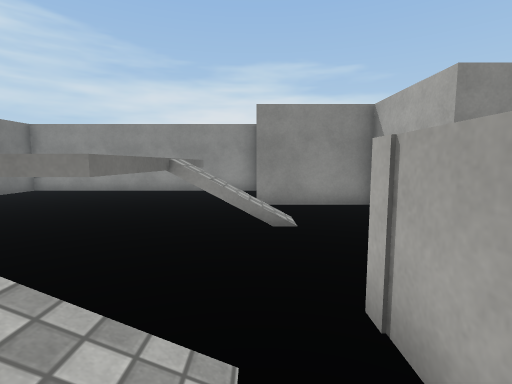
View 1 (above)

18 first-person views from a walk through a scene from a Unity 3-D project. The camera is 1.3 m above the floor, tilts 6° down and sees 85° across. The floor is counted in squares, 1 m on a side. Each view is taken from the middle of a square. On the plan, view 1 faces up. The plan holds only what a view shows up to about 13 squares ahead; the rest is blank. The place goes on beyond the plan. Surface patterns are stand-ins for the level's own textures.

View 2
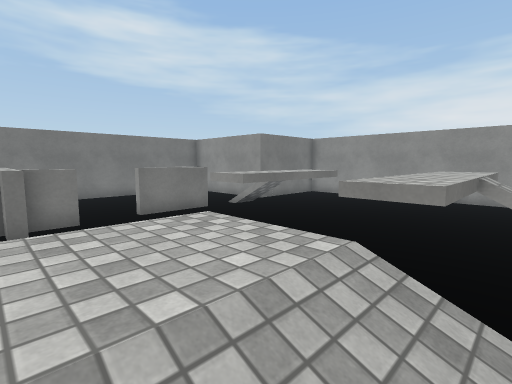

View 3
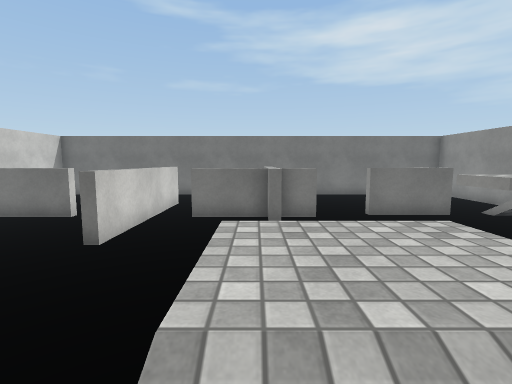

View 4
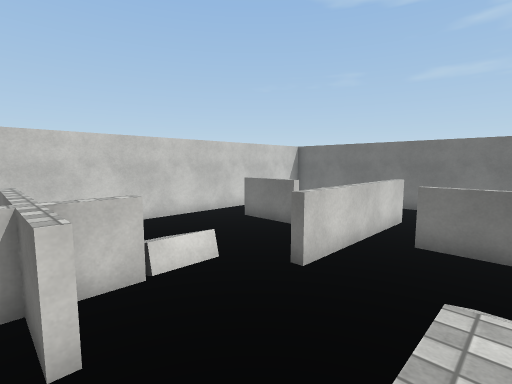

View 5
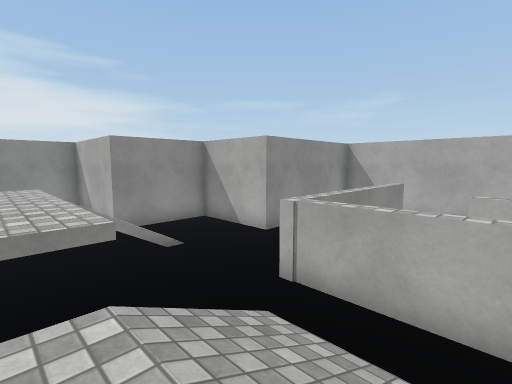

View 6
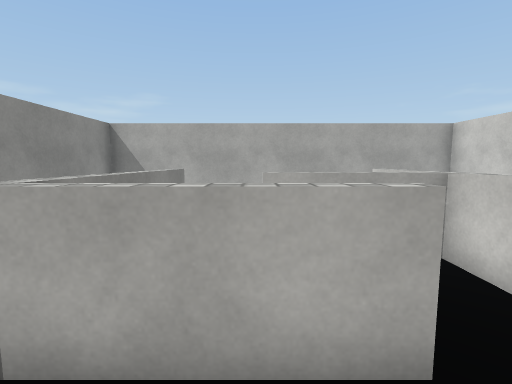

View 7
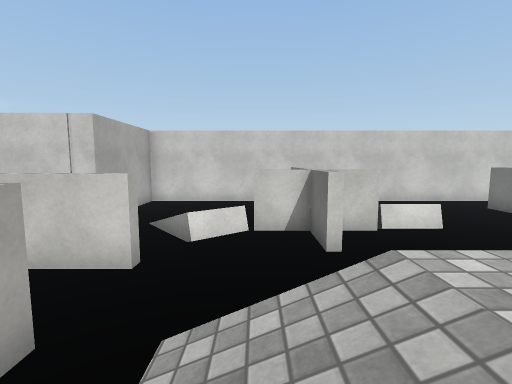

View 8
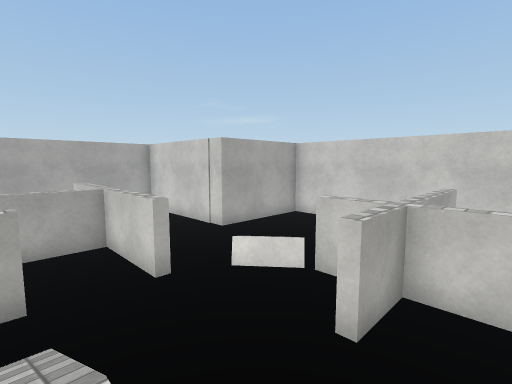

View 9
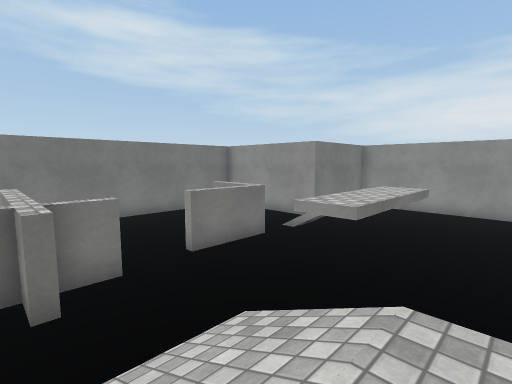

View 10
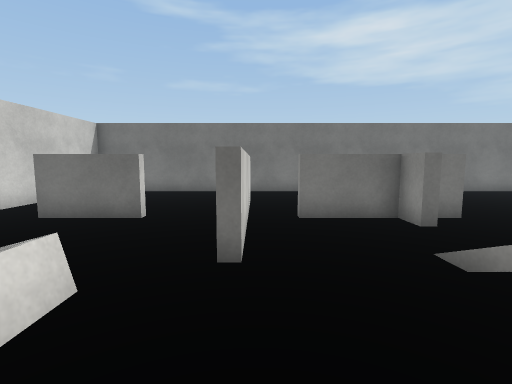

View 11
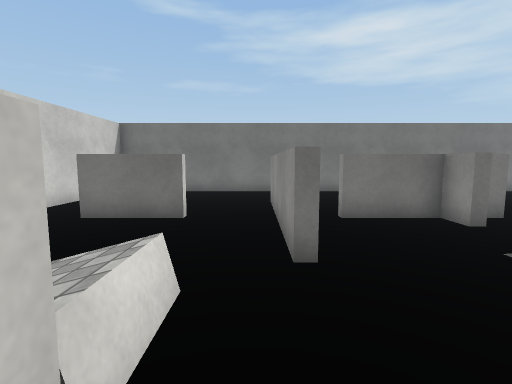

View 12
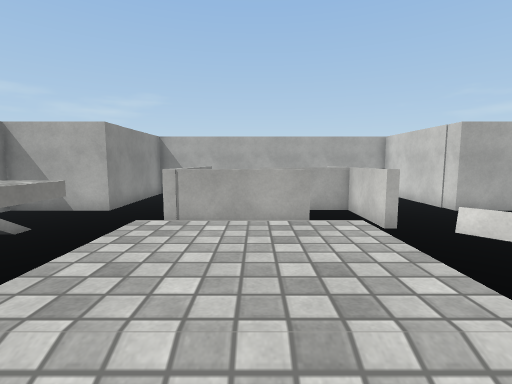

View 13
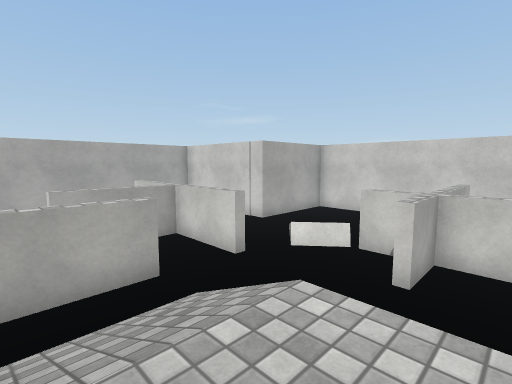

View 14
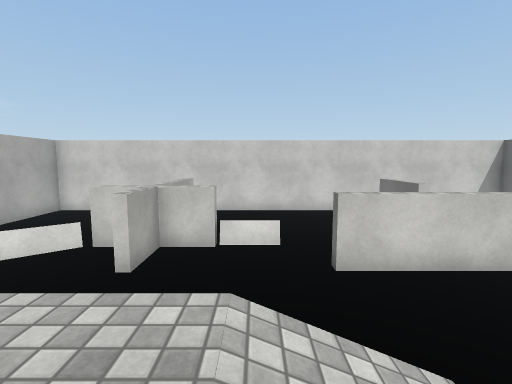

View 15
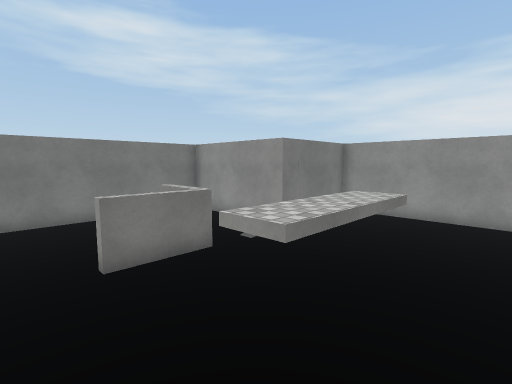

View 16
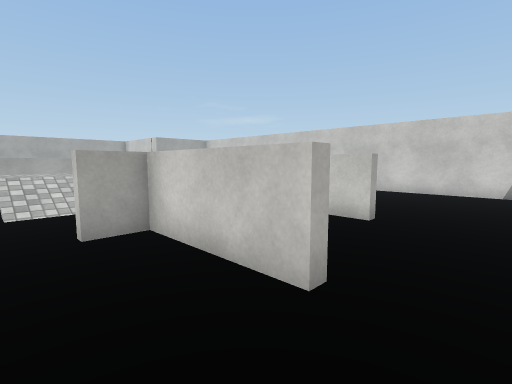

View 17
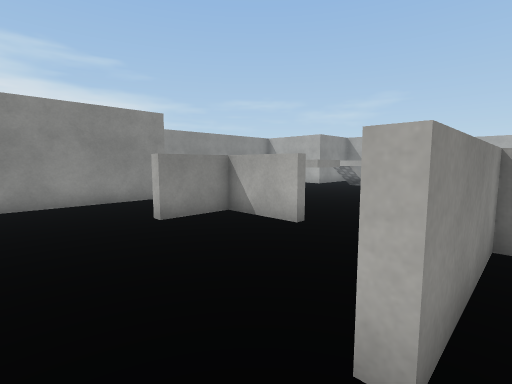

View 18
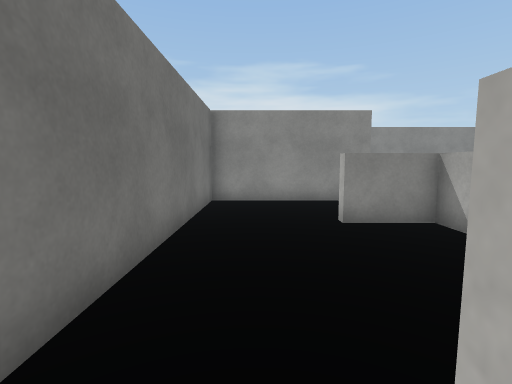

### Floor plan
Key: @ floor where view 1 was taken; # wall or solid block; x gap in a wall; . main floor; : floor 1 m higher than the main floor; + floor 1.5 m higher than the main floor; / step, stairs or slope; = window, fence, low wall or low ledge; ^ raised ledge.
Columns run from 16 left of view 1 to 9 right of it. Each row starts with its distance up from view 1.
 13       ###########
 12       #........ #
 11       #........ #
 10       #.........#
  9 #######......++.#####
  8 #........+#..++.....#
  7 #.....///+...++.....#
  6 #........+...++//...#
  5 #...^^^..+...++.....######
  4 #.....#..+...++........  #
  3 #.....#......++......    #
  2 #..........====..^#####  #
  1 #.........//:://.^       #
  0 #  #####..//:://@^       #
 -1 #..#####..//:://.^. ^    #
 -2 #.....#.............^    #
 -3 #.....x..........###^##  #
 -4 #...######..........     #
 -5 #.............#.==...    #
 -6 #........../^^^^//.....  #
 -7 #.....#....//.#.//..######
 -8 #.....#....//.#.....#
 -9 #.....#.......#.....#
-10 # ...........  .....#
-11 #####################

Where each view was taken, in squares from view 1:
view 1: 0 up, 0 right, facing up
view 2: 1 down, 1 left, facing up-left
view 3: 1 down, 1 left, facing left
view 4: 1 down, 2 left, facing down-left
view 5: 1 down, 3 left, facing up-right
view 6: 0 up, 1 left, facing right
view 7: 1 up, 1 left, facing down
view 8: 1 down, 4 left, facing down-right
view 9: 1 down, 4 left, facing up-left
view 10: 4 down, 3 left, facing left
view 11: 5 down, 3 left, facing left
view 12: 0 up, 6 left, facing right
view 13: 1 up, 4 left, facing down-right
view 14: 1 up, 5 left, facing down
view 15: 1 up, 4 left, facing up-left
view 16: 2 up, 15 left, facing down-right
view 17: 1 down, 15 left, facing up-right
view 18: 1 down, 14 left, facing up
